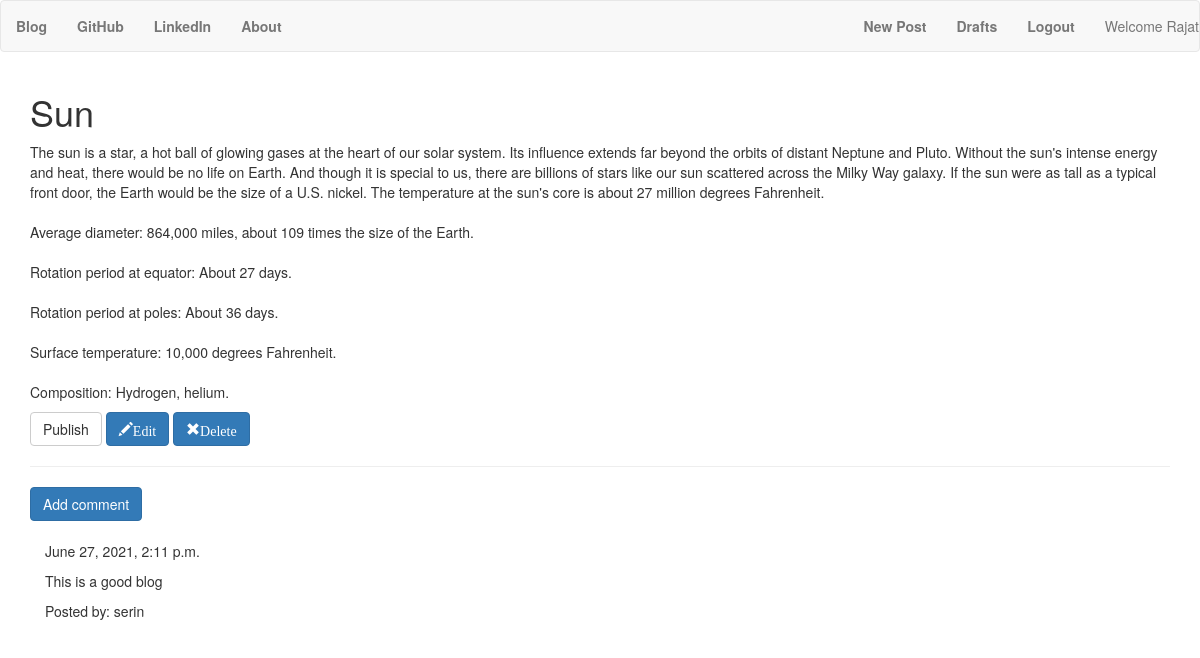
Page /blogpost/11/ (signed in) on the committed database.
### blog/models.py (models this page shows, shortened)
class BlogPost(models.Model):
    author = models.ForeignKey('auth.User',on_delete=models.CASCADE)
    title = models.CharField(max_length=50)
    text = models.TextField()
    created_date = models.DateTimeField(default=timezone.now)
    published_date = models.DateTimeField(blank=True,null=True)

class BlogComment(models.Model):
    post = models.ForeignKey('blog.BlogPost',on_delete=models.CASCADE,related_name='comments')
    author = models.CharField(max_length=50)
    text = models.TextField()
    created_date = models.DateTimeField(default=timezone.now)
    approved_comment = models.BooleanField(default=False)

### blog/views.py (the view)
# urls.py: path('blogpost/<int:pk>/',views.BlogPostDetailView.as_view(),name='blogpost_detail'),
class BlogPostDetailView(DetailView):
    model = BlogPost
    def get_context_data(self, **kwargs):
        context = super().get_context_data(**kwargs)
        context['comments'] = BlogComment.objects.filter(post=context['blogpost'])
        return context

### blog/templates/blog/blogpost_detail.html (shortened to what this page needs)
{% extends 'blog/base.html' %}
{% block content %}
    <h1 class = "posttitle loader">{{ blogpost.title}}</h1>
    <p class='postcontent'>{{ blogpost.text|safe|linebreaksbr}}</p>
    {% if user.is_authenticated %}
    <a class="btn btn-default" href="{% url 'blogpost_publish' pk=blogpost.pk %}">Publish</a>
    <a href="{% url 'blogpost_edit' pk=blogpost.pk %}" class="btn btn-primary">
        <span class="glyphicon glyphicon-pencil">Edit</span>
    </a>
    <a href='{% url "blogpost_delete" pk=blogpost.pk %}' class="btn btn-primary">
        <span class="glyphicon glyphicon-remove">Delete</span>
    </a>
    {% endif %}
    <hr>
    {% if user.is_authenticated%}
    <a href="{% url 'add_comment_to_post' pk=blogpost.pk %}" class="btn btn-primary btn-comment">Add comment</a>
    {% else %}
    <a href="{% url 'register' %}" class="btn btn-primary btn-comment">Add comment</a>
    {% endif %}
    <div class="container">
        {% for comment in comments %}
            <br>
            {% if user.is_authenticated or comment.approved_comment %}
                {{ comment.created_date }}
                <p>{{ comment.text|safe|linebreaks }}</p>
                <p>Posted by: {{ comment.author }}</p>
            {% endif %}
        {% empty %}
            <p>No comments</p>
        {% endfor %}
    </div>
{% endblock content %}

### blog/templates/blog/base.html (shortened to what this page needs)
<!DOCTYPE html>
{% load static %}
<html>
    <head>
        <link href="https://maxcdn.bootstrapcdn.com/bootstrap/3.3.7/css/bootstrap.min.css" rel="stylesheet"crossorigin="anonymous">
    <link rel="stylesheet" href="//cdn.jsdelivr.net/npm/medium-editor@latest/dist/css/medium-editor.min.css" type="text/css"media="screen" charset="utf-8">
    <link rel="stylesheet" href="{% static 'css/styles.css' %}">
    </head>
    <body>
        <nav class="navbar navbar-default techfont">
            <ul class="nav navbar-nav">
                <li>
                    <a href="{% url 'blogpost_list'%}" class="custom-navbar-brand"><b>Blog</b></a>
                </li>
                <li>
                    <a href="https://github.com/ETRJIM"><b>GitHub</b></a>
                </li>
                <li>
                    <a href="https://www.linkedin.com/in/rajat-pachauri/"><b>LinkedIn</b></a>
                </li>
                <li>
                    <a href="{% url 'about' %}"><b>About</b></a>
                </li>
            </ul>
            <ul class="nav navbar-nav navbar-right">
                {% if user.is_authenticated %}
                <li>
                    <a href="{% url 'blogpost_new' %}"><b>New Post</b></a>
                </li>
                <li>
                    <a href="{% url 'blogpost_draft_list' %}"><b>Drafts</b></a>
                </li>
                <li>
                    <a href="{% url 'logout' %}"><b>Logout</b></a>
                </li>
                <li>
                    <a>Welcome {{user.username}}</a>
                </li>
                {% endif %}
            </ul>
        </nav>
        <div class="container">
            {% block content %}
            {% endblock content %}
        </div>
    </body>
</html>

### blog/static/css/styles.css (style rules this page uses)
body { background-image: url("https://coolwallpapers.me/th700/5290495-pencil-wooden-color-tip-point-white-desk-art-drawing-draw-work-space-white-background-minimal-simple-writing-write-blogging-blog-business-png-images.jpg"); background-position: center; background-repeat: no-repeat; background-size: cover; }
nav { background-color: #0096c7; }

### rows in the picture
BlogPost: title "Sun", text "The sun is a star, a hot ball of glowing gases at the heart of our solar system. Its influence extends far beyond the orbits of distant Neptune and Pluto. Without the sun's intense energy and heat, there would be no life on Earth. And though it is special to us, there are billions of stars like our sun scattered across the Milky Way galaxy. If the sun were as tall as a typical front door, the Earth would be the size of a U.S. nickel. The temperature at the sun's core is about 27 million degrees Fahrenheit. Average diameter: 864,000 miles, about 109 times the size of the Earth. Rotation period at equator: About 27 days. Rotation period at poles: About 36 days. Surface temperature: 10,000…"
BlogComment: created_date "June 27, 2021, 2:11 p.m.", text "This is a good blog", author "serin"

### other values in the picture
{{ user.username }} "Rajat"
